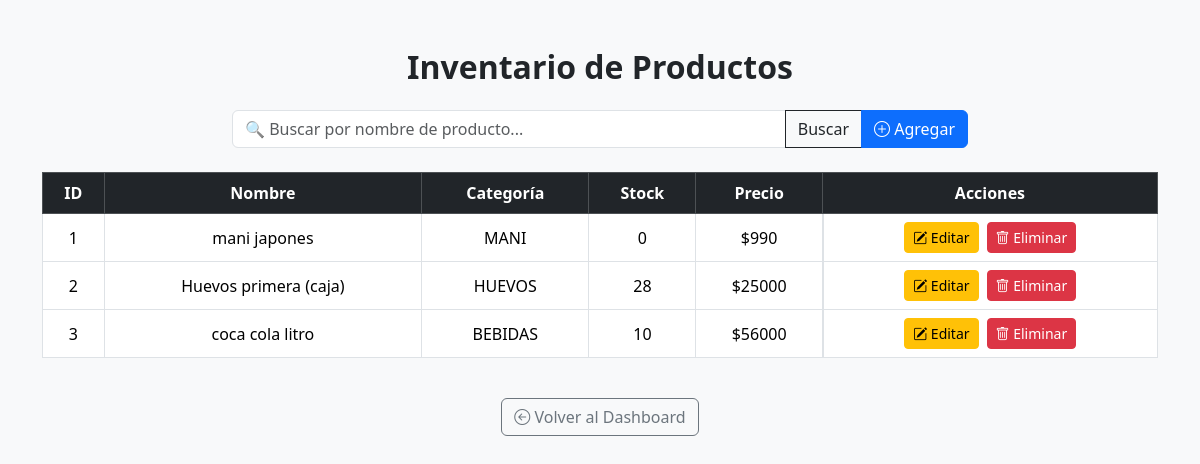
/dashboard/inventario/, run on an earlier commit of the app's database.
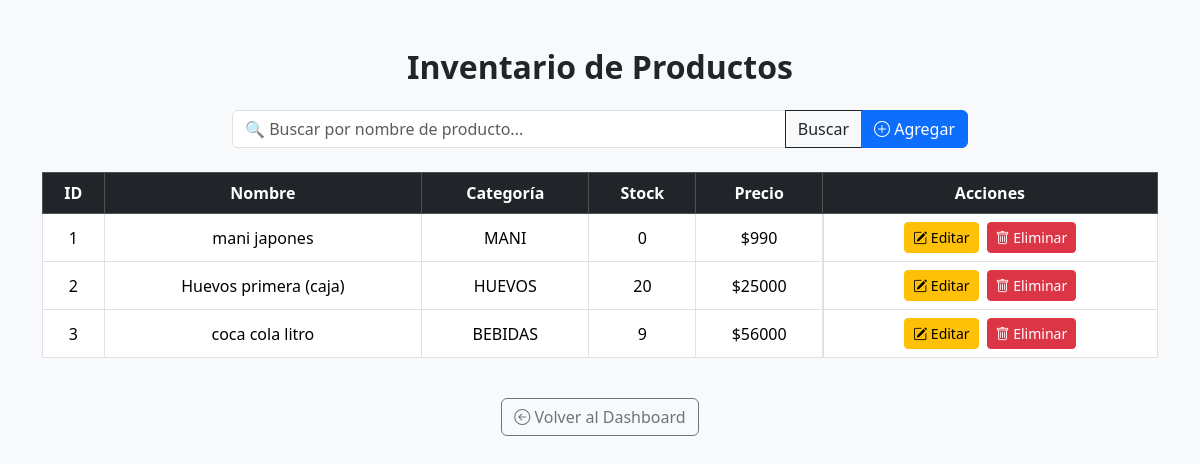
And on a later commit of the database.
### Inventario/models.py (models this page shows, shortened)
class Producto(models.Model):
    nombre = models.CharField(max_length=100)
    categoria = models.CharField(max_length=50)
    stock = models.PositiveIntegerField()
    precio = models.DecimalField(max_digits=10, decimal_places=2)

### Inventario/views.py (the view, shortened to what this page needs)
# urls.py: path('', inventario_view, name='inventario'),
def inventario_view(request):
    editar_id = request.GET.get('edit_id')
    query = request.GET.get('buscar', '')
    productos = Producto.objects.filter(nombre__icontains=query) if query else Producto.objects.all()
    return render(request, 'Inventario/Inventario.html', {
        'productos': productos,
        'editar_id': int(editar_id) if editar_id else None,
        'buscar': query
    })

### Inventario/templates/Inventario/Inventario.html (shortened to what this page needs)
{% load static %}
<!DOCTYPE html>
<html lang="es">
<head>
    <link href="https://cdn.jsdelivr.net/npm/bootstrap@5.3.3/dist/css/bootstrap.min.css" rel="stylesheet">
    <link rel="stylesheet" href="https://cdn.jsdelivr.net/npm/bootstrap-icons@1.10.5/font/bootstrap-icons.css">
</head>
<body class="bg-light">
<div class="container py-5">
    <h2 class="fw-bold mb-4 text-center">Inventario de Productos</h2>
    <div class="row justify-content-center mb-4">
        <div class="col-md-8">
            <form method="get" class="input-group">
                <input type="text" name="buscar" class="form-control" placeholder="🔍 Buscar por nombre de producto..." value="{{ buscar }}">
                <button type="submit" class="btn btn-outline-dark">Buscar</button>
                <button type="button" class="btn btn-primary" data-bs-toggle="modal" data-bs-target="#modalAgregar">
                    <i class="bi bi-plus-circle"></i> Agregar
                </button>
            </form>
        </div>
    </div>
    <div class="table-responsive">
        <table class="table table-hover table-bordered align-middle text-center">
            <thead class="table-dark">
                <tr>
                    <th>ID</th>
                    <th>Nombre</th>
                    <th>Categoría</th>
                    <th>Stock</th>
                    <th>Precio</th>
                    <th>Acciones</th>
                </tr>
            </thead>
            <tbody>
                {% for p in productos %}
                <tr>
                    <form method="post">
                        {% if editar_id == p.id %}
                            <td>{{ p.id }}</td>
                            <td><input name="nombre" class="form-control" value="{{ p.nombre }}"></td>
                            <td><input name="categoria" class="form-control" value="{{ p.categoria }}"></td>
                            <td><input name="stock" type="number" class="form-control" value="{{ p.stock }}"></td>
                            <td><input name="precio" type="number" step="0.01" class="form-control" value="{{ p.precio }}"></td>
                            <td>
                                <button name="guardar" class="btn btn-success btn-sm"><i class="bi bi-save"></i> Guardar</button>
                                <a href="{% url 'inventario' %}" class="btn btn-secondary btn-sm">Cancelar</a>
                            </td>
                        {% else %}
                            <td>{{ p.id }}</td>
                            <td>{{ p.nombre }}</td>
                            <td>{{ p.categoria }}</td>
                            <td>{{ p.stock }}</td>
                            <td>${{ p.precio|floatformat:0 }}</td>
                            <td class="d-flex gap-2 justify-content-center">
                                <a href="?edit_id={{ p.id }}{% if buscar %}&buscar={{ buscar }}{% endif %}" class="btn btn-warning btn-sm"><i class="bi bi-pencil-square"></i> Editar</a>
                                <button name="eliminar" value="{{ p.id }}" class="btn btn-danger btn-sm" onclick="return confirm('¿Eliminar este producto?');">
                                    <i class="bi bi-trash"></i> Eliminar
                                </button>
                            </td>
                        {% endif %}
                    </form>
                </tr>
                {% empty %}
                <tr>
                    <td colspan="6">No hay productos registrados.</td>
                </tr>
                {% endfor %}
            </tbody>
        </table>
    </div>
    <div class="text-center mt-4">
        <a href="{% url 'dashboard' %}" class="btn btn-outline-secondary">
            <i class="bi bi-arrow-left-circle"></i> Volver al Dashboard
        </a>
    </div>
</div>
</body>
</html>

What changed in the data, as far as the page shows it:
changed Producto "Huevos primera (caja)": stock "28" → "20"
changed Producto "coca cola litro": stock "10" → "9"
